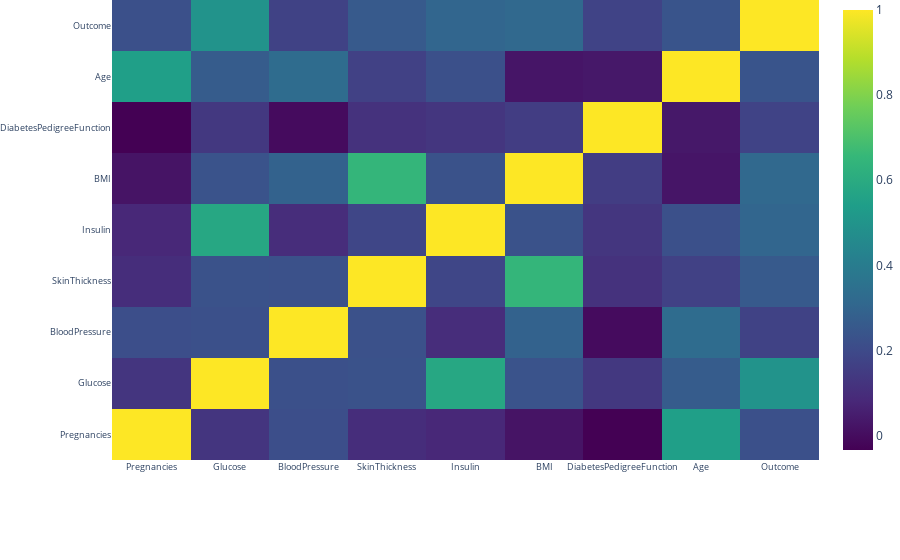

This figure's notebook cell:
### Code cell
correlation_plot()

### Figure 1 — Plotly figure (JSON) as saved in the notebook; plotly's stock layout.template omitted (floating-point values rounded to 4 significant figures)
{"data": [{"colorscale": [[0, "#440154"], [0.1111, "#482878"], [0.2222, "#3e4989"], [0.3333, "#31688e"], [0.4444, "#26828e"], [0.5556, "#1f9e89"], [0.6667, "#35b779"], [0.7778, "#6ece58"], [0.8889, "#b5de2b"], [1, "#fde725"]], "type": "heatmap", "x": ["Pregnancies", "Glucose", "BloodPressure", "SkinThickness", "Insulin", "BMI", "DiabetesPedigreeFunction", "Age", "Outcome"], "y": ["Pregnancies", "Glucose", "BloodPressure", "SkinThickness", "Insulin", "BMI", "DiabetesPedigreeFunction", "Age", "Outcome"], "z": [[1, 0.1281, 0.2142, 0.1002, 0.08217, 0.02172, -0.03352, 0.5443, 0.2219], [0.1281, 1, 0.2232, 0.228, 0.5812, 0.2328, 0.1372, 0.2671, 0.4947], [0.2142, 0.2232, 1, 0.2268, 0.09827, 0.2892, -0.002805, 0.3301, 0.1706], [0.1002, 0.228, 0.2268, 1, 0.1849, 0.6482, 0.115, 0.1668, 0.2595], [0.08217, 0.5812, 0.09827, 0.1849, 1, 0.2281, 0.1304, 0.2203, 0.3035], [0.02172, 0.2328, 0.2892, 0.6482, 0.2281, 1, 0.1554, 0.02584, 0.3137], [-0.03352, 0.1372, -0.002805, 0.115, 0.1304, 0.1554, 1, 0.03356, 0.1738], [0.5443, 0.2671, 0.3301, 0.1668, 0.2203, 0.02584, 0.03356, 1, 0.2384], [0.2219, 0.4947, 0.1706, 0.2595, 0.3035, 0.3137, 0.1738, 0.2384, 1]]}], "layout": {"margin": {"b": 100, "l": 100, "r": 0, "t": 0}, "title": {"text": "Correlation Matrix for variables"}, "xaxis": {"tickfont": {"size": 9}}, "yaxis": {"tickfont": {"size": 9}}}}
